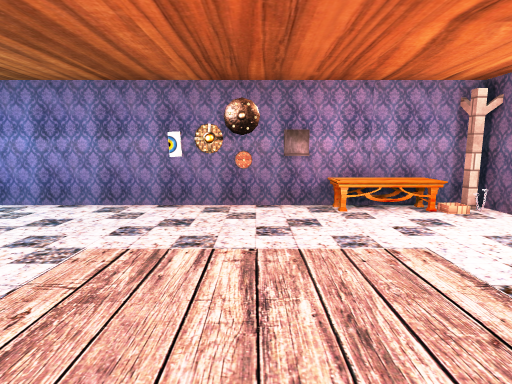
[1] (above)

21 first-person views from a walk through a scene from a Unity 3-D project. The camera is 1.3 m above the floor, tilts 8° down and sees 80° across. Doors are open. The floor is counted in squares, 1.2 m on a side. Each view is taken from the middle of a square. On the plan, view 1 faces up. The plan holds only what a view shows up to about 13 squares ahead; the rest is blank. The place goes on beyond the plan. The player character is not drawn. Some animated figures are not drawn. Some surface patterns are stand-ins.

[2]
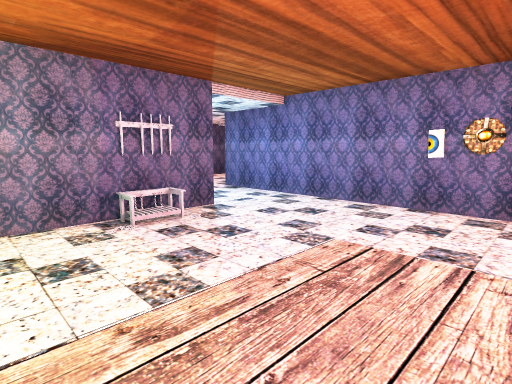

[3]
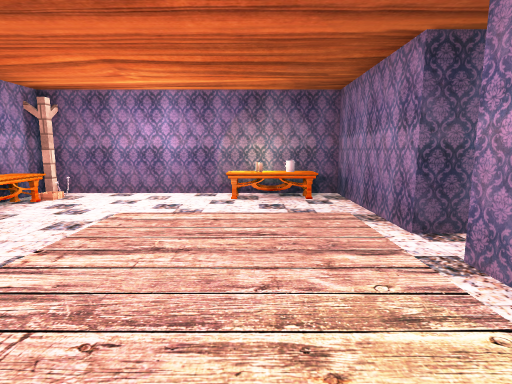

[4]
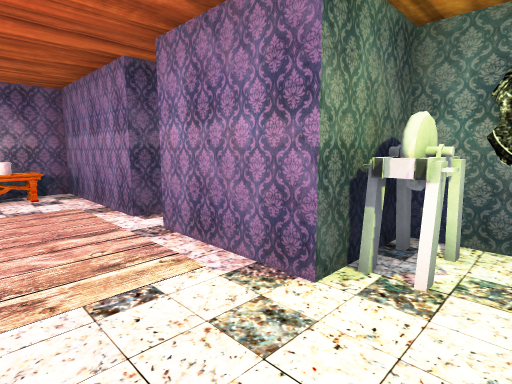

[5]
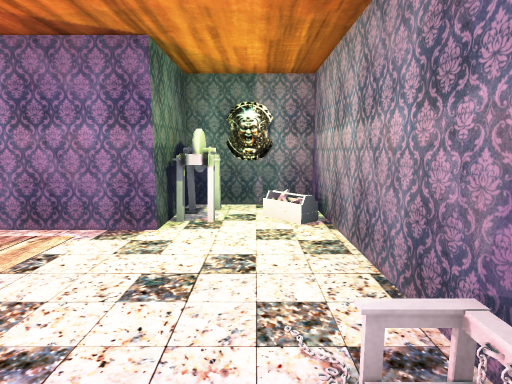

[6]
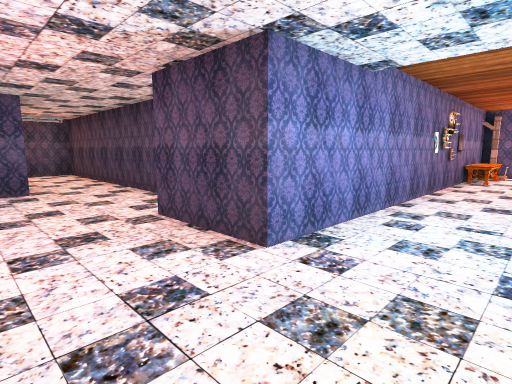

[7]
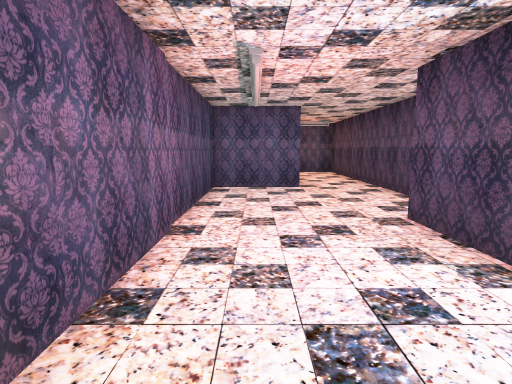

[8]
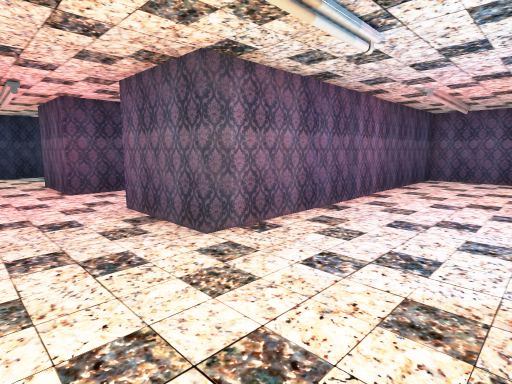

[9]
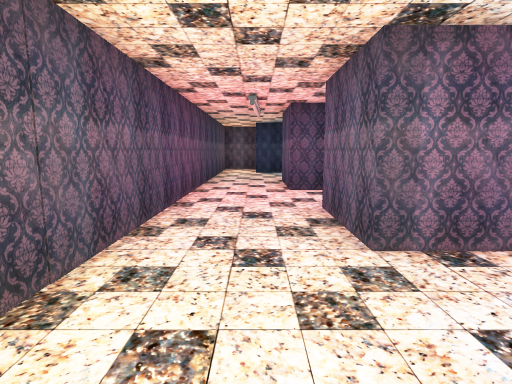

[10]
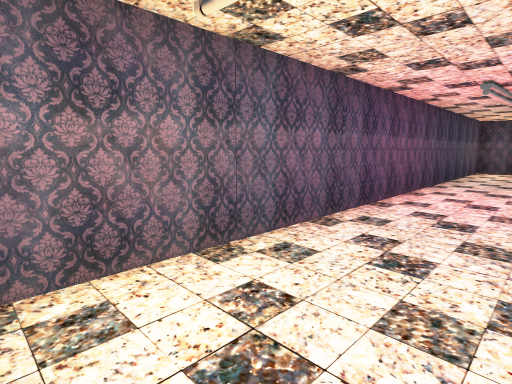

[11]
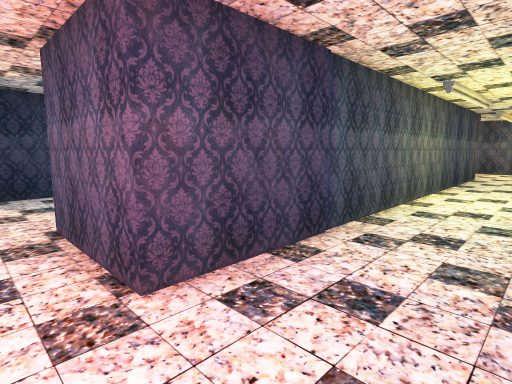

[12]
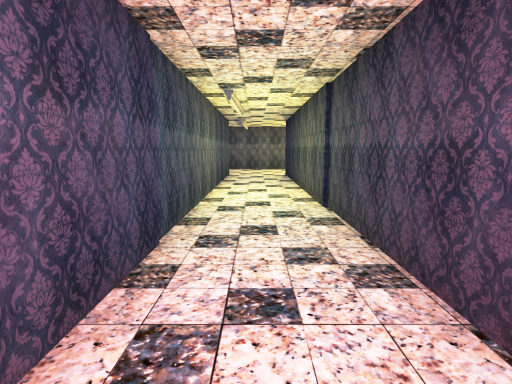

[13]
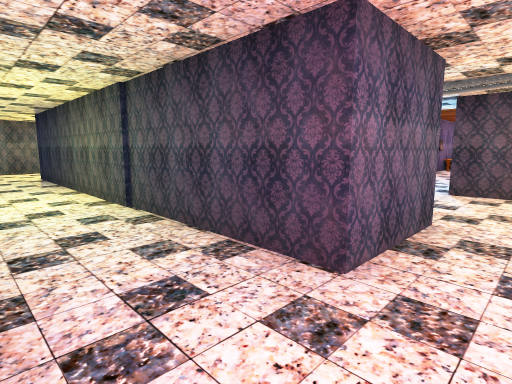

[14]
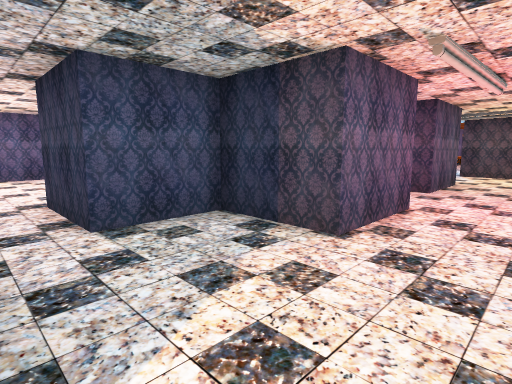

[15]
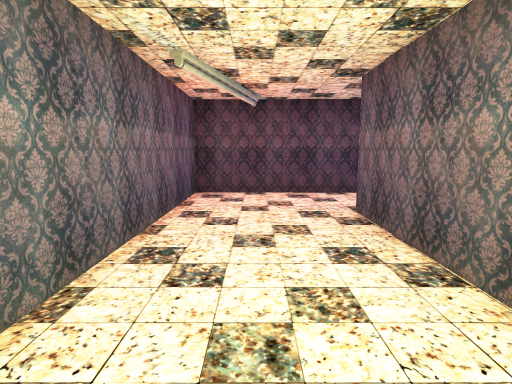

[16]
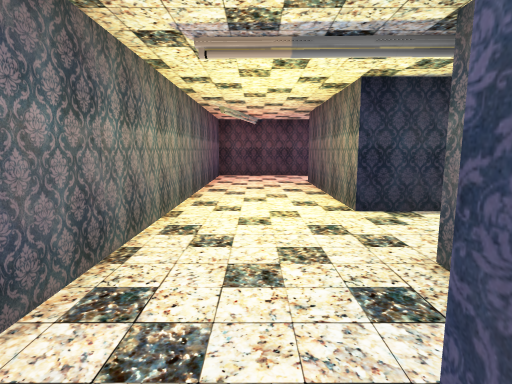

[17]
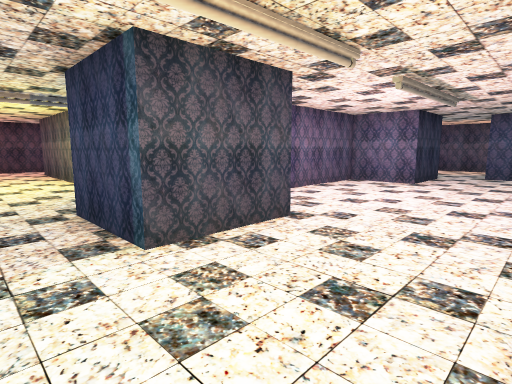

[18]
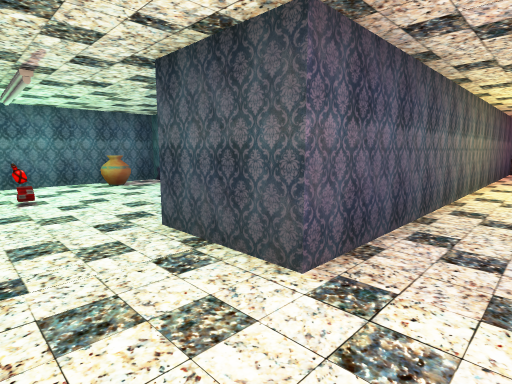

[19]
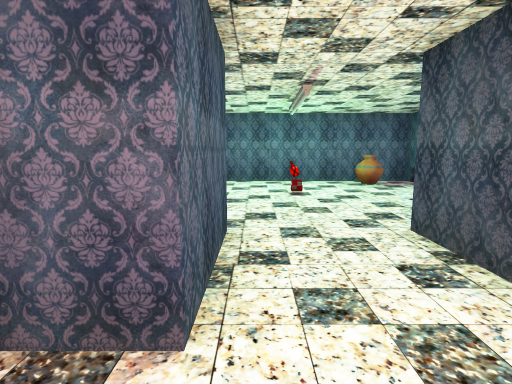

[20]
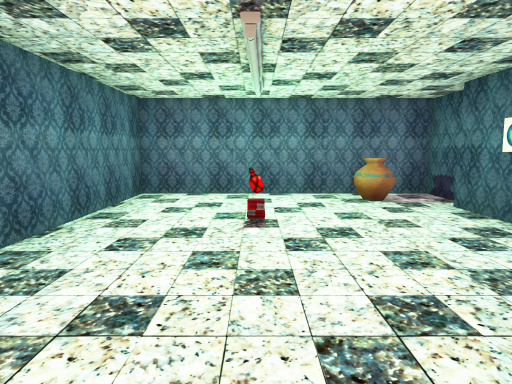

[21]
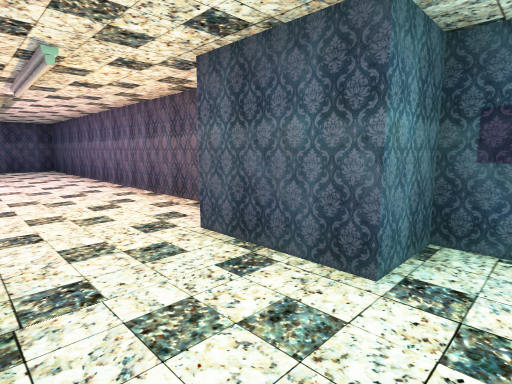

### Floor plan
Points are (right, up) in squares from view 1. A wall is a line through its corners. A room is listed if a view was taken in it or the views show most of it. See-through windows are left out.
Room 1 (views 1, 2, 3, 4, 5)
walls: (-1.4, 6.2) (-5.6, 6.2); (0.8, -1) (4.5, -1) (4.5, 6.2); (-5.1, 1.6) (-5.1, -3) (-2.7, -3) (-2.7, -1) (-0.1, -1)
ways out: opening at (-6.5, 5) to room 2
objects: other object (-5, 2); other object (-5, 3); other object (-3, -2); shield (-1, 6); shield (0, 6); other object (1, 6); table (2, 6) to (3, 6); table (4, 0) to (4, 1); pillar (4, 6)
Room 2 (views 6, 7, 8, 9, 10)
walls: (-5.6, 6.2) (-7.6, 6.2) (-7.6, 8.8); (-7.6, 2.2) (-7.6, 3.9); (-11.6, 0.3) (-8.1, 0.3); (-8.6, 12.8) (-11.2, 12.8) (-11.2, 3.2)
ways out: opening at (-6.5, 5) to room 1; opening at (-12, 1.5) to room 3; opening at (-7.5, 12) to room 3
Room 3 (views 11, 12, 13, 14, 15)
walls: (-16.1, 15.4) (-16.1, 2.9) (-18.6, 2.9) (-18.6, 5.3) (-20.9, 5.3); (-11.2, 3.2) (-13.6, 3.2) (-13.6, 15.2) (-8.8, 15.2); (-6.4, 11) (-6.4, 18.5) (-17.4, 18.5); (-22.1, 3.6) (-22.1, 2.1); (-24.6, 1.6) (-24.6, 1); (-24, 0.3) (-11.6, 0.3)
ways out: opening at (-12, 1.5) to room 2; opening at (-7.5, 12) to room 2; opening at (-21, 5) to room 4; opening at (-17.5, 17.5) to room 4
Room 4 (views 16, 18, 19)
walls: (-19.6, 14.1) (-20.9, 14.1) (-20.9, 16.6) (-18.4, 16.6); (-24.6, 16.9) (-24.6, 7); (-20.9, 5.3) (-20.9, 7.8) (-18.6, 7.8) (-18.6, 11.4); (-22.9, 4.5) (-22, 4.5); (-17.4, 18.5) (-20.9, 18.5)
ways out: opening at (-21, 5) to room 3; opening at (-17.5, 17.5) to room 3; opening at (-23, 18.3) to room 5
Room 5 (views 17, 20, 21)
walls: (-24.8, 21.8) (-24.8, 21) (-23.4, 21) (-23.4, 18.5) (-24.4, 18.5); (-18.2, 24.4) (-18.2, 25.8); (-17.8, 26.4) (-17.8, 27.4) (-24.8, 27.4) (-24.8, 23.1); (-20.9, 18.5) (-20.9, 21.1)
ways out: opening at (-23, 18.3) to room 4
objects: bottle (-23, 25); ammo (-22, 25); vase (-20, 26) to (-19, 27)

Positions as (right, up) in squares from view 1, and headings:
1: (0, 0), facing up
2: (0, 0), facing up-left
3: (-3, 1), facing right
4: (-4, 1), facing down-right
5: (-4, 3), facing down
6: (-10, 4), facing up-right
7: (-10, 4), facing up
8: (-8, 1), facing up-left
9: (-8, 2), facing left
10: (-8, 3), facing down-left
11: (-14, 2), facing up-left
12: (-15, 2), facing up
13: (-16, 2), facing up-right
14: (-22, 1), facing up-right
15: (-14, 17), facing right
16: (-19, 17), facing right
17: (-24, 18), facing down-right
18: (-23, 17), facing up-right
19: (-23, 17), facing up
20: (-22, 20), facing up
21: (-21, 22), facing down-left
